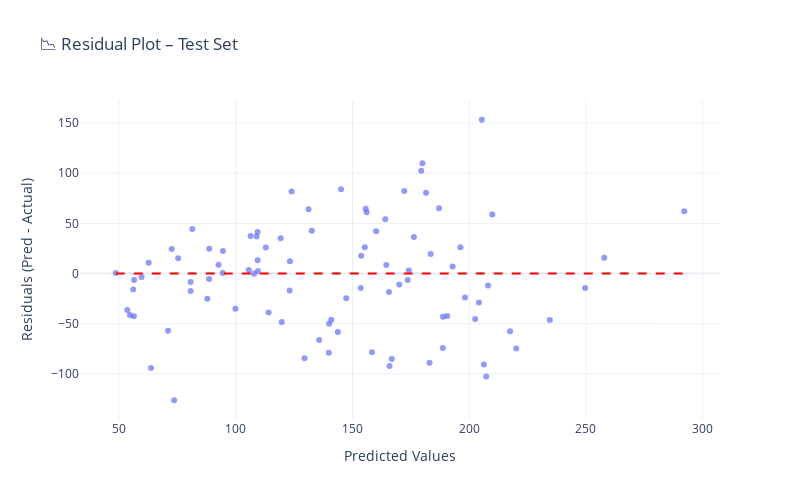

Source (notebook cell):
### Markdown cell above
### 📉 Residual Plot – Test Set

This plot shows how far each prediction is from the actual value (Predicted − Actual).  
A good model has residuals scattered randomly around **0** with no clear pattern.

- Points above 0 → the model overpredicted  
- Points below 0 → the model underpredicted  
- A tight cluster around 0 → good accuracy

### Code cell
residuals = y_pred_test - y_test.reset_index(drop=True)

fig = px.scatter(
    x=y_pred_test,
    y=residuals,
    title="📉 Residual Plot – Test Set",
    labels={"x": "Predicted Values", "y": "Residuals (Pred - Actual)"},
    opacity=0.7
)

fig.add_shape(
    type="line",
    x0=min(y_pred_test),
    y0=0,
    x1=max(y_pred_test),
    y1=0,
    line=dict(color="red", dash="dash")
)

fig.update_layout(template="plotly_white", height=500, width=800)
fig.show()

### Figure 1 — Plotly figure (JSON) as saved in the notebook; plotly's stock layout.template omitted (floating-point values rounded to 4 significant figures)
{"data": [{"hovertemplate": "Predicted Values=%{x}<br>Residuals (Pred - Actual)=%{y}<extra></extra>", "legendgroup": "", "marker": {"color": "#636efa", "opacity": 0.7, "symbol": "circle"}, "mode": "markers", "name": "", "orientation": "v", "showlegend": false, "type": "scatter", "x": [139.9, 180.0, 135.7, 292.1, 123.2, 92.63, 257.9, 183.0, 88.57, 109.3, 94.44, 166.8, 56.34, 206.3, 99.84, 131.1, 220.1, 249.7, 196.2, 217.5, 207.3, 88.63, 71.0, 188.8, 155.3, 160.1, 188.7, 179.4, 48.58, 109.5, 176.3, 87.81, 132.6, 183.5, 173.6, 190.6, 123.9, 119.2, 147.3, 59.65, 72.54, 107.8, 164.5, 153.5, 172.2, 62.66, 73.59, 112.9, 53.53, 165.9, 153.7, 63.7, 106.4, 108.9, 174.1, 156.1, 94.49, 209.9, 119.7, 75.32, 187.1, 205.4, 140.9, 105.6, 129.4, 202.5, 170.0, 164.0, 123.1, 143.7, 181.5, 198.2, 234.5, 145.1, 80.65, 155.6, 192.9, 208.1, 158.4, 204.2, 109.3, 140.0, 54.64, 56.06, 114.1, 80.65, 81.38, 56.44, 165.6], "xaxis": "x", "y": [-79.14, 110.0, -66.28, 62.12, 12.19, 8.634, 15.86, -89.02, -5.429, 13.34, 0.4401, -85.2, -42.66, -90.71, -35.16, 64.14, -74.87, -14.34, 26.24, -57.51, -102.7, 24.63, -57.0, -43.23, 26.27, 42.12, -74.32, 102.4, 0.5819, 2.469, 36.31, -25.19, 42.57, 19.49, -6.351, -42.42, 81.9, 35.22, -24.68, -3.352, 24.54, -0.206, 8.473, -14.49, 82.2, 10.66, -126.4, 25.86, -36.47, -92.14, 17.73, -94.3, 37.38, 36.95, 3.123, 61.07, 22.49, 58.9, -48.33, 15.32, 65.08, 153.4, -46.07, 3.552, -84.56, -45.46, -10.96, 54.05, -16.92, -58.3, 80.52, -23.81, -46.48, 84.1, -8.35, 64.63, 6.89, -11.93, -78.64, -28.83, 41.34, -50.02, -41.36, -15.94, -38.93, -17.35, 44.38, -6.557, -18.37], "yaxis": "y"}], "layout": {"height": 500, "legend": {"tracegroupgap": 0}, "shapes": [{"line": {"color": "red", "dash": "dash"}, "type": "line", "x0": 48.58, "x1": 292.1, "y0": 0, "y1": 0}], "title": {"text": "📉 Residual Plot – Test Set"}, "width": 800, "xaxis": {"anchor": "y", "domain": [0, 1], "title": {"text": "Predicted Values"}}, "yaxis": {"anchor": "x", "domain": [0, 1], "title": {"text": "Residuals (Pred - Actual)"}}}}
